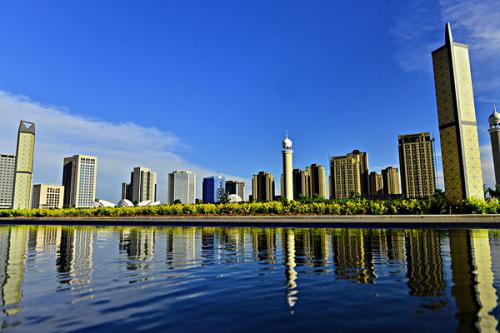
//> input picture 190820_2/1.jpg, 500 x 333 px, given in place of the camera
$ ./1   (built with g++ and OpenCV 4)
//> lines starting //> are read from the running program, lines starting //| are printed output that depends on the picture
#include<iostream>
#include<opencv2/opencv.hpp>
#include<opencv2/imgproc.hpp>
using namespace std;
using namespace cv;
int main()
{

	VideoCapture v(0);
	while(1){
		Mat frame,gray_img,blur_img,canny_img;
		v >> frame;
//> frame is the input picture: 333 rows x 500 cols, CV_8UC3; mean B, G, R 144.4, 103.7, 76.6
		imshow("test", frame);
		cvtColor(frame, gray_img, COLOR_BGR2GRAY);
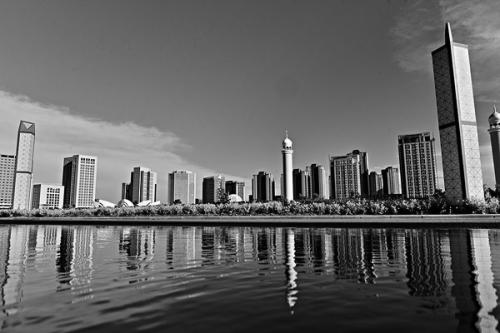
//> gray_img: 333 rows x 500 cols, CV_8UC1; min 0, max 254, mean 100.2
		blur(gray_img, blur_img, Size(3, 3));
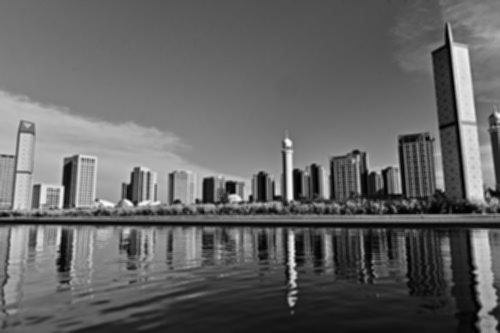
//> blur_img: 333 rows x 500 cols, CV_8UC1; min 1, max 249, mean 100.2
		Canny(blur_img,canny_img,50,150,3);
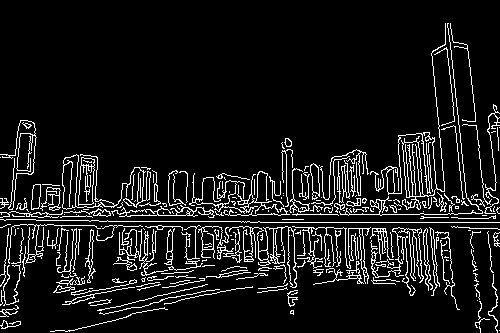
//> canny_img: 333 rows x 500 cols, CV_8UC1; 9.2% white in thin lines or dots
		imshow("dst", canny_img);
		waitKey(10);
	}
	return 0;
}
